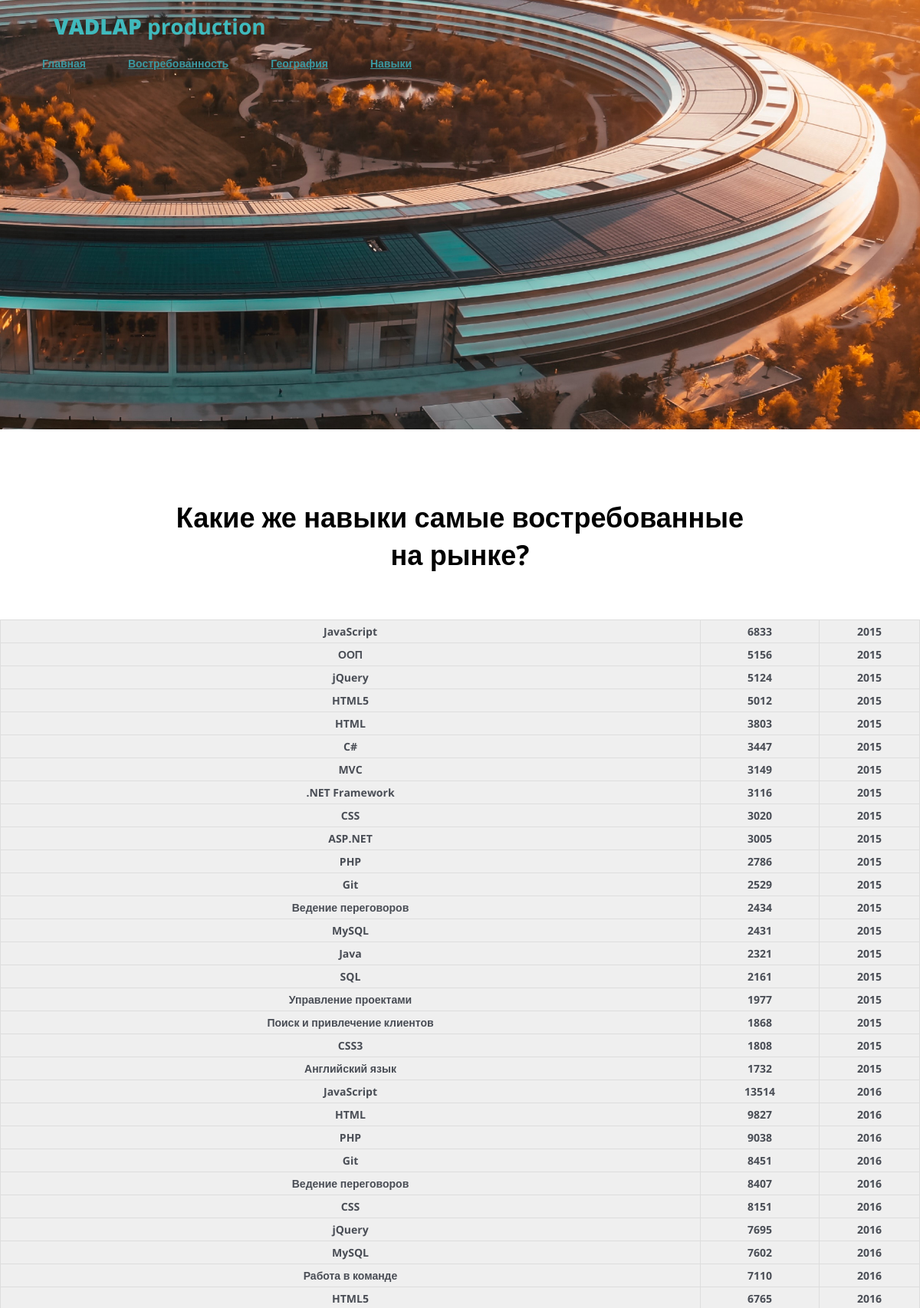
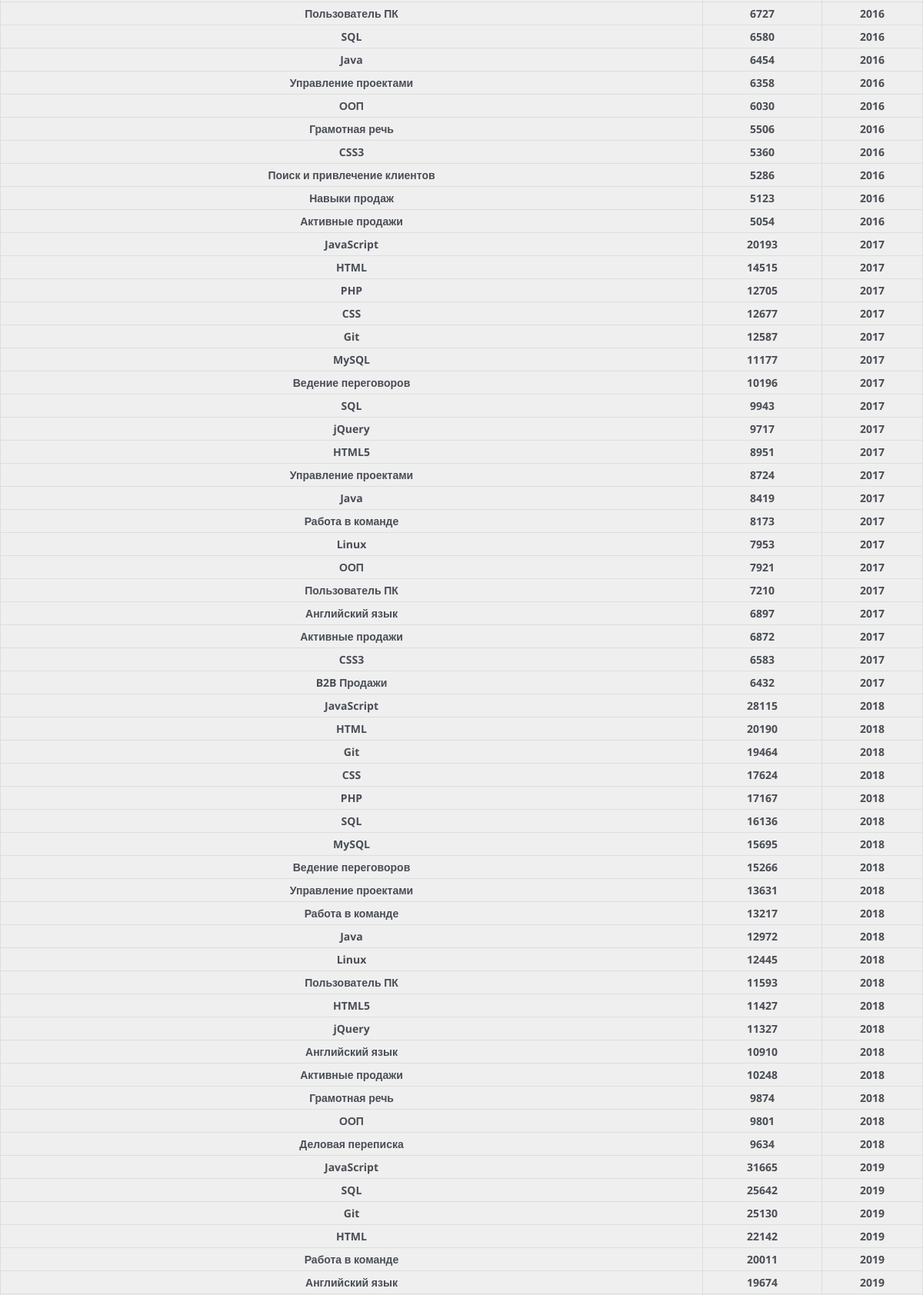
/skills (upper part), run on the app's committed database (2 pictures, top to bottom).
### src/models.py (models this page shows)
class BestSkills(models.Model):
    title = models.CharField(max_length=400)
    text = models.CharField(max_length=4000)
    table = models.CharField(max_length=15000)

### src/views.py (the view)
# urls.py: path('skills', views.skills),
def skills(request):
    best_skills = BestSkills.objects.all()
    best_skills_cpp = BestSkillsCpp.objects.all()
    return render(request, "skills.html", {"best_skills": best_skills, "best_skills_cpp": best_skills_cpp})

### src/templates/skills.html (shortened to what this page needs)
<!DOCTYPE html>
{% extends "base.html" %}
{% load static %}
    {% block title %}
    <link id="theme-style" href="{% static "css/styles.css" %}" rel="stylesheet">
    {% endblock title %}
    {% block content%}
    <div id="hero" class="hero-section">
        <div id="hero-carousel" class="hero-carousel">
			<div class="carousel-inner">
				<div class="item item-4 active">
					<div class="container">
    					<div class="item-content-inner">
    					</div>
					</div>
				</div>
			</div>
		</div>
    </div>
    <div class="about-section">
            <h2 class="section-title">{{ best_skills.last.title }}</h2>
                <table class="table1">{{ best_skills.last.table | safe }}</table>
    </div>
    {% endblock content %}

### src/templates/base.html (shortened to what this page needs)
<!DOCTYPE html>
{% load static %}
<head>
        <title>{% block title %}Default title{% endblock title %}</title>
</head>
<body>
    <header id="header" class="header">
        <div class="container">
            <h1 class="logo">
                <a class="scroll-to">
                    <span class="text"><span class="highlight">VADLAP</span> production</span></a>
            </h1>
            <nav class="main-nav navbar-right" role="navigation">
                <div id="navbar-collapse" class="navbar-collapse collapse">
                    <ul class="nav">
                        <li class="nav-item"><a class="scroll-to" href="/">Главная</a></li>
                        <li class="nav-item"><a class="scroll-to" href="demand">Востребованность</a></li>
                        <li class="nav-item"><a class="scroll-to" href="geography">География</a></li>
                        <li class="nav-item"><a class="scroll-to" href="skills">Навыки</a></li>
                    </ul>
                </div>
            </nav>
        </div>
    </header>
    <div>{% block content%}{% endblock content %}</div>
</body>

### src/static/css/styles.css (style rules this page uses)
body { min-width: 1200px; margin: 0 auto; font-family: 'Open Sans', arial, sans-serif; color: #494d55; font-size: 14px; -webkit-font-smoothing: antialiased; -moz-osx-font-smoothing: grayscale; }
a { color: #3aa7aa; -webkit-transition: all 0.4s ease-in-out; -moz-transition: all 0.4s ease-in-out; -ms-transition: all 0.4s ease-in-out; -o-transition: all 0.4s ease-in-out; }
.carousel-inner .item { transition-property: opacity; }
.carousel-inner .item, .carousel-inner .active.left, .carousel-inner .active.right { opacity: 0; }
.carousel-inner .active, .carousel-inner .next.left, .carousel-inner .prev.right { opacity: 1; }
.header { position: fixed; width: 100%; z-index: 30; height: 60px; -webkit-transition: none; -moz-transition: none; -ms-transition: none; -o-transition: none; }
.header .logo { color: #40babd; padding-top: 12px; }
.header a { color: #40babd; -webkit-transition: none; -moz-transition: none; -ms-transition: none; -o-transition: none; }
.header .logo { margin: 0; display: inline-block; float: left; font-size: 28px; padding-top: 15px; }
.header .logo .highlight { margin-left: 70px; font-weight: 800; }
.main-nav { display: flex; align-items: center; width: 1170px; margin: 0 auto; padding: 20px 55px; }
.nav { display: flex; flex-wrap: wrap; padding: 0; margin: 0; margin-right: 40px; list-style: none; max-width: 990px; }
.scroll-to { margin-right: 30px; }
.main-nav .nav .nav-item { font-weight: normal; font-size: 14px; margin-right: 25px; }
.main-nav .nav .nav-item a { color: rgb(59, 152, 161); font-weight: 700; }
.main-nav .nav .nav-item:last-child { margin-right: 0; }
.hero-section { min-height: 560px; background: #494d55; position: relative; }
.hero-section { position: relative; height: 560px; }
.hero-carousel { height: 560px; color: #fff; }
.hero-carousel .carousel-inner .item { height: 560px; background-position: center center; }
.hero-carousel .carousel-inner .item-4 { background-image: url('../images/hero-4.jpg'); -webkit-background-size: cover; -moz-background-size: cover; -o-background-size: cover; background-size: cover; }
.about-section { padding-top: 90px; }
.table1 { width: 1200px; margin: auto; margin-top: 50px; margin-bottom: 30px; border: 1px solid #dddddd; border-collapse: collapse; }
.table1 th { font-weight: bold; padding: 5px; background: #efefef; border: 1px solid #dddddd; }
.about-section .section-title { text-align: center; color: #000000; font-size: 36px; max-width: 760px; margin: 0 auto; margin-bottom: 60px; }
@media (min-width: 768px) { .hero-carousel .carousel-inner .item-content-inner { max-width: 300px; padding-top: 120px; } }

### data on the page
BestSkills: last "Какие же навыки самые востребованные на рынке?", last.table "JavaScript 6833 2015 ООП 5156 2015 jQuery 5124 2015 HTML5 5012 2015 HTML 3803 2015 C# 3447 2015 MVC 3149 2015 .NET Framework 3116 2015 CSS 3020 2015 ASP.NET 3005 2015 PHP 2786 2015 Git 2529 2015 Ведение переговоров 2434 2015 MySQL 2431 2015 Java 2321 2015 SQL 2161 2015 Управление проектами 1977 2015 Поиск и привлечение клиентов 1868 2015 CSS3 1808 2015 Английский язык 1732 2015 JavaScript 13514 2016 HTML 9827 2016 PHP 9038 2016 Git 8451 2016 Ведение переговоров 8407 2016 CSS 8151 2016 jQuery 7695 2016 MySQL 7602 2016 Работа в команде 7110 2016 HTML5 6765 2016 Пользователь ПК 6727 2016 SQL 6580 2016 Java 6454 2016 Управление проектами 6358 2016 ООП 6030 2016 Грамотная речь 5506 2016 CSS3…"
